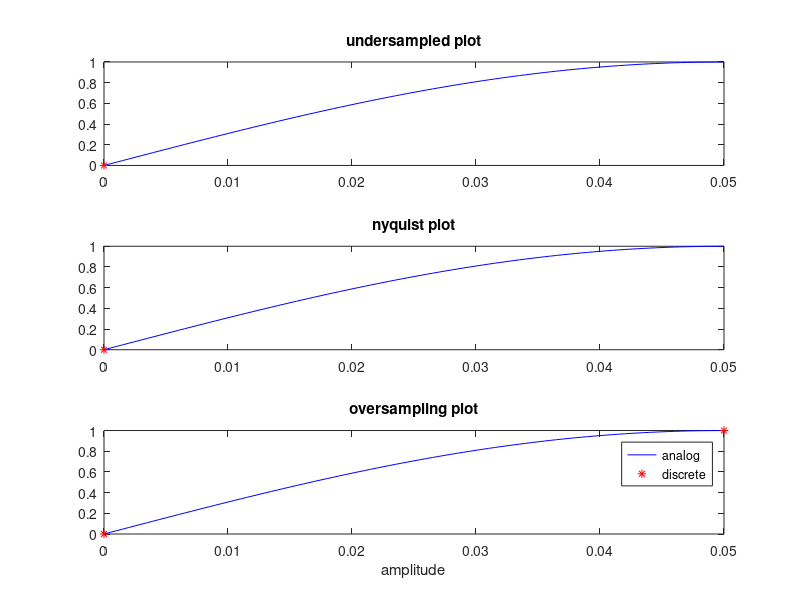

MATLAB code to generate this figure:
tf=0.05;
t=0:0.0005:tf;
fd=input('enter analog frq');
%defined analog frq for comp
xt=sin(2*pi*fd*t);

%simulate condition for undersampling
fs1=1.3*fd;
%define time vector
n1=0:1/fs1:tf;
%gen undersampled signal
xn=sin(2*pi*n1*fd);
%plot analog & sampled frq
subplot(3,1,1);
plot(t,xt,'b',n1,xn,'r*');
title('undersampled plot');

%condition for nyquist plot
fs2=2*fd;
n2=0:1/fs2:tf;
xn=sin(2*pi*n2*fd);
subplot(3,1,2);
plot(t,xt,'b',n2,xn,'r*');
title('nyquist plot');

%condition for oversampling
fs3=4*fd;
n3=0:1/fs3:tf;
xn=sin(2*pi*fd*n3);
subplot(3,1,3);
plot(t,xt,'b',n3,xn,'r*');
title('oversampling plot');
xlabel('amplitude');
legend('analog','discrete');

